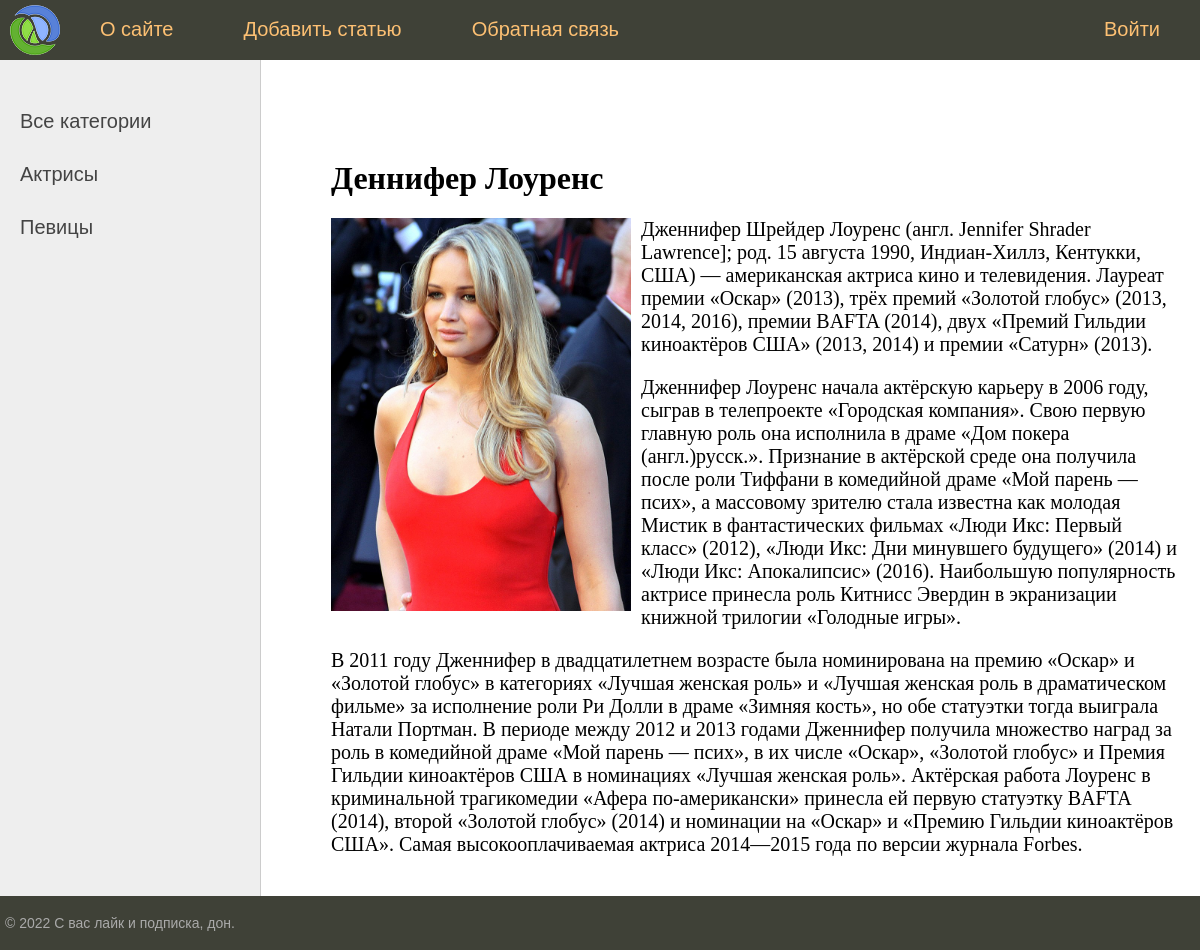
The app's page /post/dennifer-lourens/ with its own data.
### women/models.py (models this page shows, shortened)
class Category(models.Model):
    name = models.CharField(max_length=100, db_index=True, verbose_name='Категория')
    slug = models.SlugField(max_length=255, db_index=True, verbose_name='URL', null=True)
    def get_absolute_url(self):
        return reverse('category', kwargs={'cat_slug': self.slug})
    class Meta:
        verbose_name = 'Категории'  # эти названия будут отображаться в админке
        verbose_name_plural = 'Категории'
        ordering = ['name']   # сортируем записи в админке по названию

class Women(models.Model):
    title = models.CharField(max_length=255, verbose_name='Заголовок')  # параметр verbose_name отображает название в админке
    slug = models.SlugField(max_length=255, db_index=True, verbose_name='URL', null=True)  # слаг
    content = models.TextField(blank=True, verbose_name='Текст статьи')
    photo = models.ImageField(upload_to="photos/%Y/%m/%d", verbose_name='Фото')
    time_create = models.DateTimeField(auto_now_add=True, verbose_name='Время создания')
    time_update = models.DateTimeField(auto_now=True, verbose_name='Время изменения')
    is_published = models.BooleanField(default=True, verbose_name='Статус публикации')
    cat = models.ForeignKey('Category', on_delete=models.PROTECT, null=True, verbose_name='Категория')
    class Meta:
        verbose_name = 'Известные женщины'  # эти названия будут отображаться в админке
        verbose_name_plural = 'Известные женщины'
        ordering = ['time_create', 'title']   # сортируем записи в админке по времени создания и потом по заголовку

### women/views.py (the view)
# urls.py: path('post/<slug:post_slug>/', show_post, name='post'),   # переделали по слагу вместо id(pk)
def show_post(request, post_slug):
    post = get_object_or_404(Women, slug=post_slug)  # переделали по слагу вместо id(pk)
    context = {
        'post': post,
        'menu': menu,
        'title': post.title,
        'cat_selected': post.cat_id,  # ссылка на идентификатор категории объекта класса Women
    }
    return render(request, 'women/post.html', context=context)

### women/templatetags/women_tags.py (called while the page is built)
@register.simple_tag()
def get_categories():
    return Category.objects.all()

### women/templates/women/post.html
{% extends 'women/base.html' %}
{% block content %}
<h1>{{ post.title }}</h1>
{% if post.photo %}
<p><img class="img-article-left" src="{{ post.photo.url }}" alt=""></p>
{% endif %}
{{ post.content|linebreaks }}
{% endblock %}

### women/templates/women/base.html (shortened to what this page needs)
{% load static %}
{% load women_tags %}
<!DOCTYPE html>
<html>
<head>
	<link type="text/css" href="{% static 'women/css/styles.css' %}" rel="stylesheet" />
</head>
<body>
<table class="table-page" border=0 cellpadding="0" cellspacing="0">
<tr><td valign=top>
{% block mainmenu %}
		<div class="header">
			<ul id="mainmenu" class="mainmenu">
			<li class="logo"><a href="{% url 'home' %}"><div class="logo"></div></a></li>
{% for m in menu %}
	{% if not forloop.last %}
			<li><a href="{% url m.url_name %}">{{m.title}}</a></li>
	{% else %}
			<li class="last"><a href="#">{{m.title}}</a></li>
	{% endif %}
{% endfor %}
			</ul>
		</div>
{% endblock mainmenu %}
<table class="table-content" border=0 cellpadding="0" cellspacing="0">
<tr>
	<td valign="top" class="left-chapters">
		{% get_categories as categories %}
	<ul id="leftchapters">
		{% if cat_selected == 0 %}
		<li class="selected">Все категории</li>
		{% else %}
		<li><a href="{% url 'home' %}">Все категории</a></li>
		{% endif %}
		{% for c in categories %}
		{% if c.slug == cat_selected %}
		<li class="selected">{{c.name}}</li>
		{% else %}
		<li><a href="{{ c.get_absolute_url }}">{{c.name}}</a></li>
		{% endif %}
		{% endfor %}
	</ul>
</td>
<td valign="top" class="content">
	<div class="content-text">
{% block content %}
{% endblock %}
	</div>
</td></tr></table>
</td></tr>
<tr><td valign=top>
	<div id="footer">
		<p>&copy; 2022 С вас лайк и подписка, дон.</p>
	</div>
</td></tr></table>
</body>
</html>

### women/static/women/css/styles.css (style rules this page uses)
html, body { font-family: 'Arial'; margin: 0; padding: 0; height: 100%; width: 100%; color: #444; }
a { color: #0059b2; text-decoration: none; }
img { max-width: 600px; height: auto; }
img.img-article-left { max-width: 300px; height: auto; float: left; padding: 0 10px 10px 0; }
.table-page { width: 100%; height: 100%; vertical-align: top; }
.table-page tr { height: 100%; }
.header { background: #3F4137; height: 60px; }
.logo { background: url('../images/logo.png') no-repeat 10px 5px; width: 70px; height: 60px; }
ul.mainmenu { list-style: none; margin: 0; padding: 0; height: 60px; color: #fdc073; font-size: 20px; overflow: hidden; }
ul.mainmenu li { float: left; margin: 18px 40px 0 30px; }
ul.mainmenu li.logo { margin: 0; }
ul.mainmenu li.last { float: right; }
ul.mainmenu li a { color: #fdc073; text-decoration: none; }
.table-content { width: 100%; min-height: 100%; height: 100%; }
.left-chapters { margin: 0; background: #eee; border-right: 1px solid #ccc; min-height: 100%; }
.left-chapters ul { width: 230px; min-height: 100%; margin: 0; padding: 20px 10px 10px 20px; list-style: none; font-size: 20px; }
.left-chapters ul li { margin: 30px 0 0 0; color: #999; }
.left-chapters ul li a { color: #444; text-decoration: none; }
.content { padding: 40px 20px 20px 40px; width: 100%; box-sizing: border-box; }
.content-text { margin: 60px 0 0 30px; color: #000; font-size: 20px; font-family: Yandex Sans Display Light; }
.content-text h1 { font-size: 32px; }
#footer { box-sizing: border-box; background: #3F4137; padding: 5px; color: #aaa; font-size: 14px; font-family: Verdana, Geneva, Arial, Helvetica; text-align: left; overflow: hidden; }

### records on screen
Category: name "Актрисы"
Category: name "Певицы"
Women: title "Деннифер Лоуренс", photo (picture), content "Дженнифер Шрейдер Лоуренс (англ. Jennifer Shrader Lawrence]; род. 15 августа 1990, Индиан-Хиллз, Кентукки, США) — американская актриса кино и телевидения. Лауреат премии «Оскар» (2013), трёх премий «Золотой глобус» (2013, 2014, 2016), премии BAFTA (2014), двух «Премий Гильдии киноактёров США» (2013, 2014) и премии «Сатурн» (2013). Дженнифер Лоуренс начала актёрскую карьеру в 2006 году, сыграв в телепроекте «Городская компания». Свою первую главную роль она исполнила в драме «Дом покера (англ.)русск.». Признание в актёрской среде она получила после роли Тиффани в комедийной драме «Мой парень — псих», а массовому зрителю стала известна как молодая Мистик в фантастических фильмах «Люди Икс:…"

### other values on screen
{{ m.title }} "О сайте" "Добавить статью" "Обратная связь"
{{ m.title }} "Войти"
